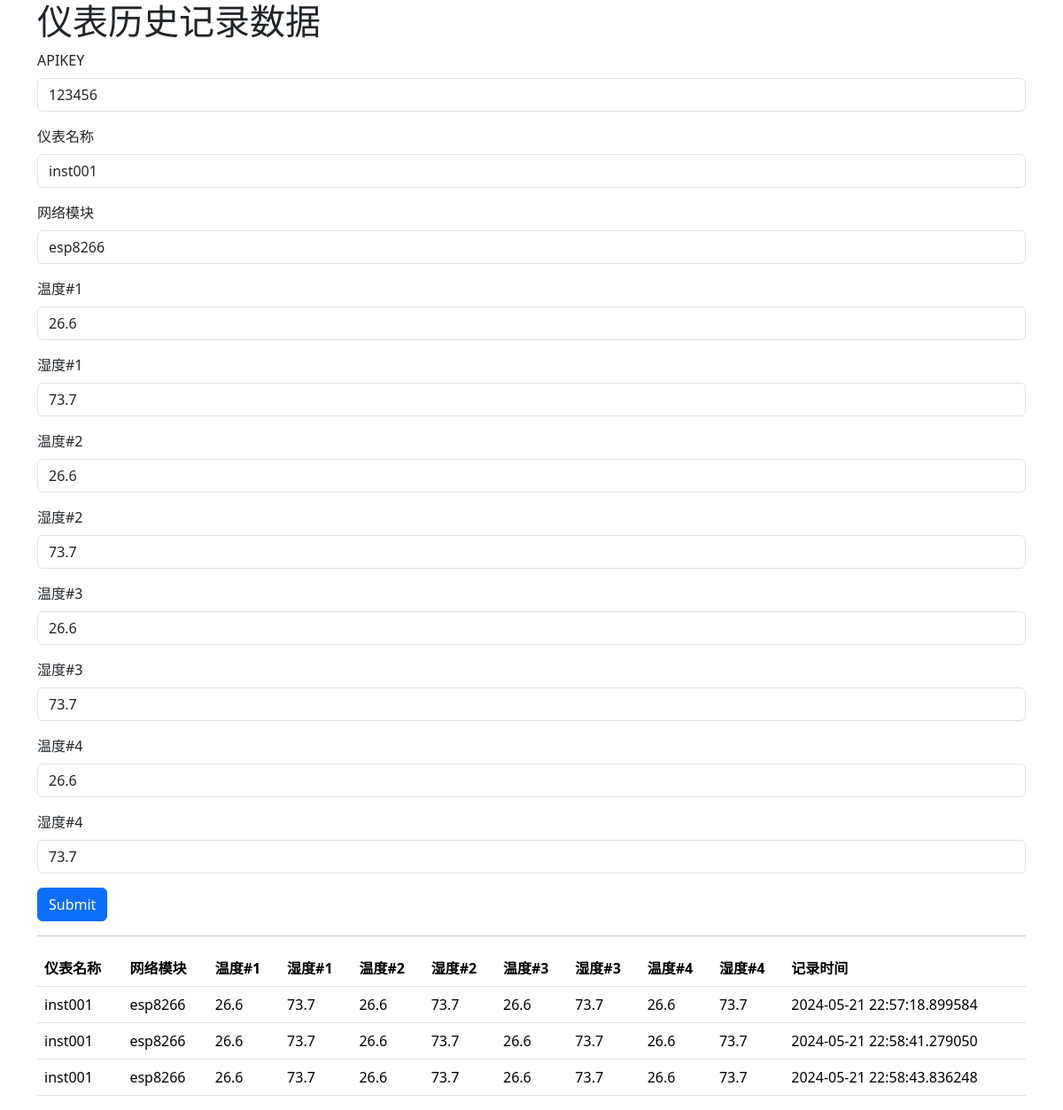
Before: /inst_data with the older database file.
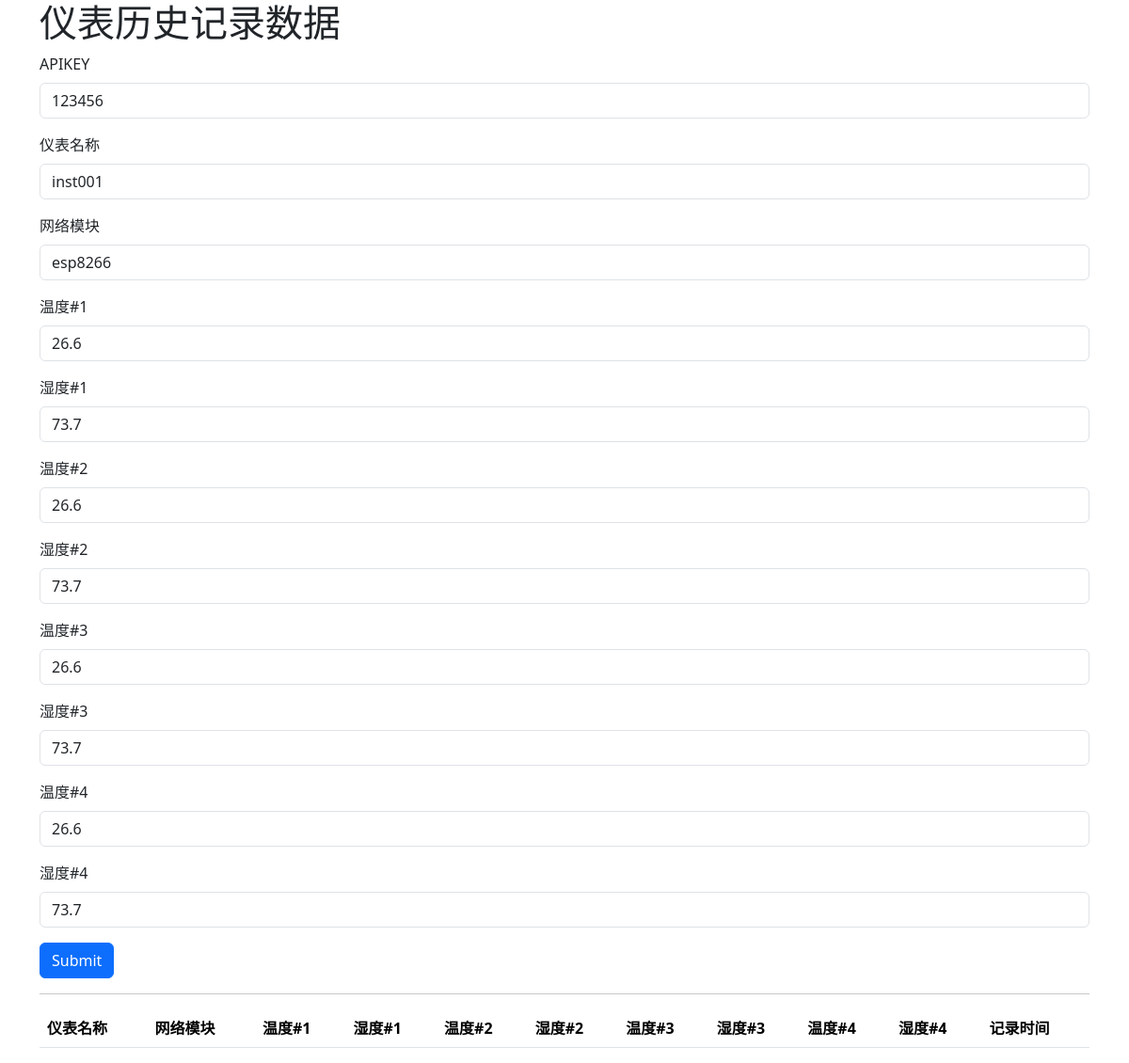
After: the same page with the newer database file.
### main.py (models this page shows)
class InstData(db.Model):
    id = db.Column(db.Integer, primary_key=True)
    inst_name = db.Column(db.String(100))
    sensor_name = db.Column(db.String(100))
    temp1 = db.Column(db.Float)
    humidity1 = db.Column(db.Float)
    temp2 = db.Column(db.Float)
    humidity2 = db.Column(db.Float)
    temp3 = db.Column(db.Float)
    humidity3 = db.Column(db.Float)
    temp4 = db.Column(db.Float)
    humidity4 = db.Column(db.Float)
    record_time = db.Column(db.DateTime)

### main.py (the view)
@app.route('/inst_data', methods=['GET'])
def get_inst_data():
    inst_data = InstData.query.all()
    return render_template('inst_data.html', inst_data=inst_data)

### templates/inst_data.html (shortened to what this page needs)
<!DOCTYPE html>
<html lang="en">
<head>
    <link href="https://cdn.bootcdn.net/ajax/libs/twitter-bootstrap/5.3.1/css/bootstrap.css" rel="stylesheet">
</head>
<body>
    <div class="container">
        <h1>仪表历史记录数据</h1>
        <form>
            <div class="mb-3">
                <label for="api_key" class="form-label">APIKEY</label>
                <input type="text" class="form-control" id="api_key" value="123456">
            </div>
            <div class="mb-3">
                <label for="inst_name" class="form-label">仪表名称</label>
                <input type="text" class="form-control" id="inst_name" value="inst001">
            </div>
            <div class="mb-3">
                <label for="sensor_name" class="form-label">网络模块</label>
                <input type="text" class="form-control" id="sensor_name" value="esp8266">
            </div>
            <div class="mb-3">
                <label for="temp1" class="form-label">温度#1</label>
                <input type="text" class="form-control" id="temp1" value="26.6">
            </div>
            <div class="mb-3">
                <label for="humidity1" class="form-label">湿度#1</label>
                <input type="text" class="form-control" id="humidity1" value="73.7">
            </div>
            <div class="mb-3">
                <label for="temp2" class="form-label">温度#2</label>
                <input type="text" class="form-control" id="temp2" value="26.6">
            </div>
            <div class="mb-3">
                <label for="humidity2" class="form-label">湿度#2</label>
                <input type="text" class="form-control" id="humidity2" value="73.7">
            </div>
            <div class="mb-3">
                <label for="temp3" class="form-label">温度#3</label>
                <input type="text" class="form-control" id="temp3" value="26.6">
            </div>
            <div class="mb-3">
                <label for="humidity3" class="form-label">湿度#3</label>
                <input type="text" class="form-control" id="humidity3" value="73.7">
            </div>
            <div class="mb-3">
                <label for="temp4" class="form-label">温度#4</label>
                <input type="text" class="form-control" id="temp4" value="26.6">
            </div>
            <div class="mb-3">
                <label for="humidity4" class="form-label">湿度#4</label>
                <input type="text" class="form-control" id="humidity4" value="73.7">
            </div>
            <button type="button" class="btn btn-primary" id="btn_add_inst_data">Submit</button>
        </form>
        <hr>
        <table class="table">
            <thead>
                <tr>
                    <th>仪表名称</th>
                    <th>网络模块</th>
                    <th>温度#1</th>
                    <th>湿度#1</th>
                    <th>温度#2</th>
                    <th>湿度#2</th>
                    <th>温度#3</th>
                    <th>湿度#3</th>
                    <th>温度#4</th>
                    <th>湿度#4</th>
                    <th>记录时间</th>
                </tr>
            </thead>
            <tbody>
                {% for d in inst_data %}
                <tr>
                    <td>{{ d.inst_name }}</td>
                    <td>{{ d.sensor_name }}</td>
                    <td>{{ d.temp1 }}</td>
                    <td>{{ d.humidity1 }}</td>
                    <td>{{ d.temp2 }}</td>
                    <td>{{ d.humidity2 }}</td>
                    <td>{{ d.temp3 }}</td>
                    <td>{{ d.humidity3 }}</td>
                    <td>{{ d.temp4 }}</td>
                    <td>{{ d.humidity4 }}</td>
                    <td>{{ d.record_time }}</td>
                </tr>
                {% endfor %}
            </tbody>
        </table>
    </div>
</body>
</html>

Changed rows visible on the page:
removed InstData: inst_name "inst001", sensor_name "esp8266", temp1 "26.6", humidity1 "73.7", temp2 "26.6", humidity2 "73.7", temp3 "26.6", humidity3 "73.7", temp4 "26.6", humidity4 "73.7", record_time "2024-05-21 22:57:18.899584"
removed InstData: inst_name "inst001", sensor_name "esp8266", temp1 "26.6", humidity1 "73.7", temp2 "26.6", humidity2 "73.7", temp3 "26.6", humidity3 "73.7", temp4 "26.6", humidity4 "73.7", record_time "2024-05-21 22:58:41.279050"
removed InstData: inst_name "inst001", sensor_name "esp8266", temp1 "26.6", humidity1 "73.7", temp2 "26.6", humidity2 "73.7", temp3 "26.6", humidity3 "73.7", temp4 "26.6", humidity4 "73.7", record_time "2024-05-21 22:58:43.836248"
